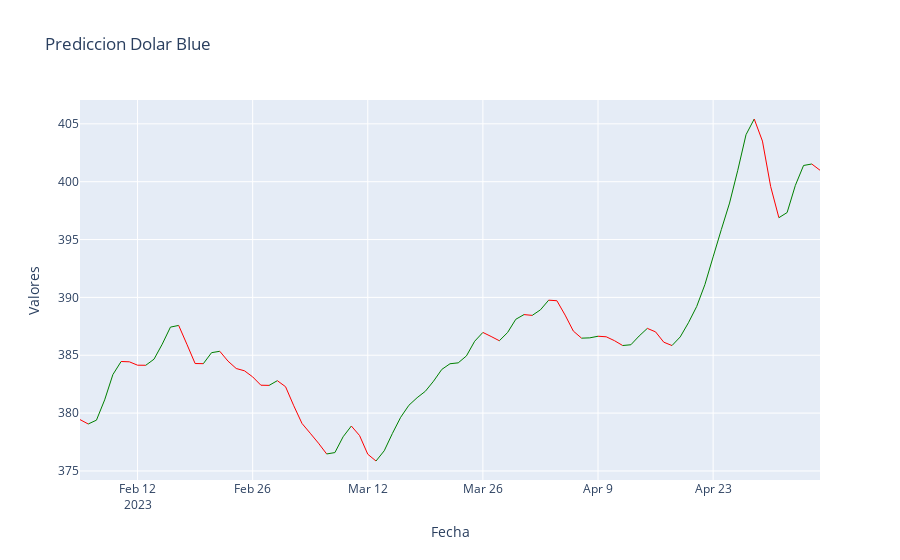

Notebook cell for this chart:
### Code cell
import plotly.graph_objs as go
import plotly.offline as pyo

data = []
for i in range(1, len(values_new)):
    if y[i] > y[i-1]:
        color = 'green'
    else:
        color = 'red'
    trace = go.Scatter(x=x[i-1:i+1], y=y[i-1:i+1], mode='lines', line=dict(color=color, width=1), showlegend=False)
    data.append(trace)

layout = go.Layout(title='Prediccion Dolar Blue', xaxis=dict(title='Fecha'), yaxis=dict(title='Valores'))
fig = go.Figure(data=data, layout=layout)
pyo.iplot(fig)

### Figure 1 — Plotly figure (JSON) as saved in the notebook; plotly's stock layout.template omitted (floating-point values rounded to 4 significant figures)
{"data": [{"line": {"color": "red", "width": 1}, "mode": "lines", "showlegend": false, "type": "scatter", "x": ["2023-02-05", "2023-02-06"], "y": [379.4, 379.1]}, {"line": {"color": "green", "width": 1}, "mode": "lines", "showlegend": false, "type": "scatter", "x": ["2023-02-06", "2023-02-07"], "y": [379.1, 379.4]}, {"line": {"color": "green", "width": 1}, "mode": "lines", "showlegend": false, "type": "scatter", "x": ["2023-02-07", "2023-02-08"], "y": [379.4, 381.1]}, {"line": {"color": "green", "width": 1}, "mode": "lines", "showlegend": false, "type": "scatter", "x": ["2023-02-08", "2023-02-09"], "y": [381.1, 383.3]}, {"line": {"color": "green", "width": 1}, "mode": "lines", "showlegend": false, "type": "scatter", "x": ["2023-02-09", "2023-02-10"], "y": [383.3, 384.5]}, {"line": {"color": "red", "width": 1}, "mode": "lines", "showlegend": false, "type": "scatter", "x": ["2023-02-10", "2023-02-11"], "y": [384.5, 384.4]}, {"line": {"color": "red", "width": 1}, "mode": "lines", "showlegend": false, "type": "scatter", "x": ["2023-02-11", "2023-02-12"], "y": [384.4, 384.1]}, {"line": {"color": "red", "width": 1}, "mode": "lines", "showlegend": false, "type": "scatter", "x": ["2023-02-12", "2023-02-13"], "y": [384.1, 384.1]}, {"line": {"color": "green", "width": 1}, "mode": "lines", "showlegend": false, "type": "scatter", "x": ["2023-02-13", "2023-02-14"], "y": [384.1, 384.7]}, {"line": {"color": "green", "width": 1}, "mode": "lines", "showlegend": false, "type": "scatter", "x": ["2023-02-14", "2023-02-15"], "y": [384.7, 386.0]}, {"line": {"color": "green", "width": 1}, "mode": "lines", "showlegend": false, "type": "scatter", "x": ["2023-02-15", "2023-02-16"], "y": [386.0, 387.4]}, {"line": {"color": "green", "width": 1}, "mode": "lines", "showlegend": false, "type": "scatter", "x": ["2023-02-16", "2023-02-17"], "y": [387.4, 387.6]}, {"line": {"color": "red", "width": 1}, "mode": "lines", "showlegend": false, "type": "scatter", "x": ["2023-02-17", "2023-02-18"], "y": [387.6, 386.0]}, {"line": {"color": "red", "width": 1}, "mode": "lines", "showlegend": false, "type": "scatter", "x": ["2023-02-18", "2023-02-19"], "y": [386.0, 384.3]}, {"line": {"color": "red", "width": 1}, "mode": "lines", "showlegend": false, "type": "scatter", "x": ["2023-02-19", "2023-02-20"], "y": [384.3, 384.3]}, {"line": {"color": "green", "width": 1}, "mode": "lines", "showlegend": false, "type": "scatter", "x": ["2023-02-20", "2023-02-21"], "y": [384.3, 385.2]}, {"line": {"color": "green", "width": 1}, "mode": "lines", "showlegend": false, "type": "scatter", "x": ["2023-02-21", "2023-02-22"], "y": [385.2, 385.3]}, {"line": {"color": "red", "width": 1}, "mode": "lines", "showlegend": false, "type": "scatter", "x": ["2023-02-22", "2023-02-23"], "y": [385.3, 384.5]}, {"line": {"color": "red", "width": 1}, "mode": "lines", "showlegend": false, "type": "scatter", "x": ["2023-02-23", "2023-02-24"], "y": [384.5, 383.9]}, {"line": {"color": "red", "width": 1}, "mode": "lines", "showlegend": false, "type": "scatter", "x": ["2023-02-24", "2023-02-25"], "y": [383.9, 383.7]}, {"line": {"color": "red", "width": 1}, "mode": "lines", "showlegend": false, "type": "scatter", "x": ["2023-02-25", "2023-02-26"], "y": [383.7, 383.1]}, {"line": {"color": "red", "width": 1}, "mode": "lines", "showlegend": false, "type": "scatter", "x": ["2023-02-26", "2023-02-27"], "y": [383.1, 382.4]}, {"line": {"color": "red", "width": 1}, "mode": "lines", "showlegend": false, "type": "scatter", "x": ["2023-02-27", "2023-02-28"], "y": [382.4, 382.4]}, {"line": {"color": "green", "width": 1}, "mode": "lines", "showlegend": false, "type": "scatter", "x": ["2023-02-28", "2023-03-01"], "y": [382.4, 382.8]}, {"line": {"color": "red", "width": 1}, "mode": "lines", "showlegend": false, "type": "scatter", "x": ["2023-03-01", "2023-03-02"], "y": [382.8, 382.3]}, {"line": {"color": "red", "width": 1}, "mode": "lines", "showlegend": false, "type": "scatter", "x": ["2023-03-02", "2023-03-03"], "y": [382.3, 380.6]}, {"line": {"color": "red", "width": 1}, "mode": "lines", "showlegend": false, "type": "scatter", "x": ["2023-03-03", "2023-03-04"], "y": [380.6, 379.1]}, {"line": {"color": "red", "width": 1}, "mode": "lines", "showlegend": false, "type": "scatter", "x": ["2023-03-04", "2023-03-05"], "y": [379.1, 378.3]}, {"line": {"color": "red", "width": 1}, "mode": "lines", "showlegend": false, "type": "scatter", "x": ["2023-03-05", "2023-03-06"], "y": [378.3, 377.4]}, {"line": {"color": "red", "width": 1}, "mode": "lines", "showlegend": false, "type": "scatter", "x": ["2023-03-06", "2023-03-07"], "y": [377.4, 376.5]}, {"line": {"color": "green", "width": 1}, "mode": "lines", "showlegend": false, "type": "scatter", "x": ["2023-03-07", "2023-03-08"], "y": [376.5, 376.6]}, {"line": {"color": "green", "width": 1}, "mode": "lines", "showlegend": false, "type": "scatter", "x": ["2023-03-08", "2023-03-09"], "y": [376.6, 378.0]}, {"line": {"color": "green", "width": 1}, "mode": "lines", "showlegend": false, "type": "scatter", "x": ["2023-03-09", "2023-03-10"], "y": [378.0, 378.9]}, {"line": {"color": "red", "width": 1}, "mode": "lines", "showlegend": false, "type": "scatter", "x": ["2023-03-10", "2023-03-11"], "y": [378.9, 378.1]}, {"line": {"color": "red", "width": 1}, "mode": "lines", "showlegend": false, "type": "scatter", "x": ["2023-03-11", "2023-03-12"], "y": [378.1, 376.4]}, {"line": {"color": "red", "width": 1}, "mode": "lines", "showlegend": false, "type": "scatter", "x": ["2023-03-12", "2023-03-13"], "y": [376.4, 375.9]}, {"line": {"color": "green", "width": 1}, "mode": "lines", "showlegend": false, "type": "scatter", "x": ["2023-03-13", "2023-03-14"], "y": [375.9, 376.7]}, {"line": {"color": "green", "width": 1}, "mode": "lines", "showlegend": false, "type": "scatter", "x": ["2023-03-14", "2023-03-15"], "y": [376.7, 378.2]}, {"line": {"color": "green", "width": 1}, "mode": "lines", "showlegend": false, "type": "scatter", "x": ["2023-03-15", "2023-03-16"], "y": [378.2, 379.6]}, {"line": {"color": "green", "width": 1}, "mode": "lines", "showlegend": false, "type": "scatter", "x": ["2023-03-16", "2023-03-17"], "y": [379.6, 380.7]}, {"line": {"color": "green", "width": 1}, "mode": "lines", "showlegend": false, "type": "scatter", "x": ["2023-03-17", "2023-03-18"], "y": [380.7, 381.3]}, {"line": {"color": "green", "width": 1}, "mode": "lines", "showlegend": false, "type": "scatter", "x": ["2023-03-18", "2023-03-19"], "y": [381.3, 381.9]}, {"line": {"color": "green", "width": 1}, "mode": "lines", "showlegend": false, "type": "scatter", "x": ["2023-03-19", "2023-03-20"], "y": [381.9, 382.8]}, {"line": {"color": "green", "width": 1}, "mode": "lines", "showlegend": false, "type": "scatter", "x": ["2023-03-20", "2023-03-21"], "y": [382.8, 383.8]}, {"line": {"color": "green", "width": 1}, "mode": "lines", "showlegend": false, "type": "scatter", "x": ["2023-03-21", "2023-03-22"], "y": [383.8, 384.3]}, {"line": {"color": "green", "width": 1}, "mode": "lines", "showlegend": false, "type": "scatter", "x": ["2023-03-22", "2023-03-23"], "y": [384.3, 384.3]}, {"line": {"color": "green", "width": 1}, "mode": "lines", "showlegend": false, "type": "scatter", "x": ["2023-03-23", "2023-03-24"], "y": [384.3, 384.9]}, {"line": {"color": "green", "width": 1}, "mode": "lines", "showlegend": false, "type": "scatter", "x": ["2023-03-24", "2023-03-25"], "y": [384.9, 386.2]}, {"line": {"color": "green", "width": 1}, "mode": "lines", "showlegend": false, "type": "scatter", "x": ["2023-03-25", "2023-03-26"], "y": [386.2, 387.0]}, {"line": {"color": "red", "width": 1}, "mode": "lines", "showlegend": false, "type": "scatter", "x": ["2023-03-26", "2023-03-27"], "y": [387.0, 386.6]}, {"line": {"color": "red", "width": 1}, "mode": "lines", "showlegend": false, "type": "scatter", "x": ["2023-03-27", "2023-03-28"], "y": [386.6, 386.3]}, {"line": {"color": "green", "width": 1}, "mode": "lines", "showlegend": false, "type": "scatter", "x": ["2023-03-28", "2023-03-29"], "y": [386.3, 387.0]}, {"line": {"color": "green", "width": 1}, "mode": "lines", "showlegend": false, "type": "scatter", "x": ["2023-03-29", "2023-03-30"], "y": [387.0, 388.1]}, {"line": {"color": "green", "width": 1}, "mode": "lines", "showlegend": false, "type": "scatter", "x": ["2023-03-30", "2023-03-31"], "y": [388.1, 388.5]}, {"line": {"color": "red", "width": 1}, "mode": "lines", "showlegend": false, "type": "scatter", "x": ["2023-03-31", "2023-04-01"], "y": [388.5, 388.4]}, {"line": {"color": "green", "width": 1}, "mode": "lines", "showlegend": false, "type": "scatter", "x": ["2023-04-01", "2023-04-02"], "y": [388.4, 388.9]}, {"line": {"color": "green", "width": 1}, "mode": "lines", "showlegend": false, "type": "scatter", "x": ["2023-04-02", "2023-04-03"], "y": [388.9, 389.8]}, {"line": {"color": "red", "width": 1}, "mode": "lines", "showlegend": false, "type": "scatter", "x": ["2023-04-03", "2023-04-04"], "y": [389.8, 389.7]}, {"line": {"color": "red", "width": 1}, "mode": "lines", "showlegend": false, "type": "scatter", "x": ["2023-04-04", "2023-04-05"], "y": [389.7, 388.5]}, {"line": {"color": "red", "width": 1}, "mode": "lines", "showlegend": false, "type": "scatter", "x": ["2023-04-05", "2023-04-06"], "y": [388.5, 387.1]}, {"line": {"color": "red", "width": 1}, "mode": "lines", "showlegend": false, "type": "scatter", "x": ["2023-04-06", "2023-04-07"], "y": [387.1, 386.5]}, {"line": {"color": "green", "width": 1}, "mode": "lines", "showlegend": false, "type": "scatter", "x": ["2023-04-07", "2023-04-08"], "y": [386.5, 386.5]}, {"line": {"color": "green", "width": 1}, "mode": "lines", "showlegend": false, "type": "scatter", "x": ["2023-04-08", "2023-04-09"], "y": [386.5, 386.6]}, {"line": {"color": "red", "width": 1}, "mode": "lines", "showlegend": false, "type": "scatter", "x": ["2023-04-09", "2023-04-10"], "y": [386.6, 386.6]}, {"line": {"color": "red", "width": 1}, "mode": "lines", "showlegend": false, "type": "scatter", "x": ["2023-04-10", "2023-04-11"], "y": [386.6, 386.3]}, {"line": {"color": "red", "width": 1}, "mode": "lines", "showlegend": false, "type": "scatter", "x": ["2023-04-11", "2023-04-12"], "y": [386.3, 385.8]}, {"line": {"color": "green", "width": 1}, "mode": "lines", "showlegend": false, "type": "scatter", "x": ["2023-04-12", "2023-04-13"], "y": [385.8, 385.9]}, {"line": {"color": "green", "width": 1}, "mode": "lines", "showlegend": false, "type": "scatter", "x": ["2023-04-13", "2023-04-14"], "y": [385.9, 386.7]}, {"line": {"color": "green", "width": 1}, "mode": "lines", "showlegend": false, "type": "scatter", "x": ["2023-04-14", "2023-04-15"], "y": [386.7, 387.3]}, {"line": {"color": "red", "width": 1}, "mode": "lines", "showlegend": false, "type": "scatter", "x": ["2023-04-15", "2023-04-16"], "y": [387.3, 387.0]}, {"line": {"color": "red", "width": 1}, "mode": "lines", "showlegend": false, "type": "scatter", "x": ["2023-04-16", "2023-04-17"], "y": [387.0, 386.1]}, {"line": {"color": "red", "width": 1}, "mode": "lines", "showlegend": false, "type": "scatter", "x": ["2023-04-17", "2023-04-18"], "y": [386.1, 385.8]}, {"line": {"color": "green", "width": 1}, "mode": "lines", "showlegend": false, "type": "scatter", "x": ["2023-04-18", "2023-04-19"], "y": [385.8, 386.6]}, {"line": {"color": "green", "width": 1}, "mode": "lines", "showlegend": false, "type": "scatter", "x": ["2023-04-19", "2023-04-20"], "y": [386.6, 387.8]}, {"line": {"color": "green", "width": 1}, "mode": "lines", "showlegend": false, "type": "scatter", "x": ["2023-04-20", "2023-04-21"], "y": [387.8, 389.2]}, {"line": {"color": "green", "width": 1}, "mode": "lines", "showlegend": false, "type": "scatter", "x": ["2023-04-21", "2023-04-22"], "y": [389.2, 391.1]}, {"line": {"color": "green", "width": 1}, "mode": "lines", "showlegend": false, "type": "scatter", "x": ["2023-04-22", "2023-04-23"], "y": [391.1, 393.5]}, {"line": {"color": "green", "width": 1}, "mode": "lines", "showlegend": false, "type": "scatter", "x": ["2023-04-23", "2023-04-24"], "y": [393.5, 395.9]}, {"line": {"color": "green", "width": 1}, "mode": "lines", "showlegend": false, "type": "scatter", "x": ["2023-04-24", "2023-04-25"], "y": [395.9, 398.2]}, {"line": {"color": "green", "width": 1}, "mode": "lines", "showlegend": false, "type": "scatter", "x": ["2023-04-25", "2023-04-26"], "y": [398.2, 401.0]}, {"line": {"color": "green", "width": 1}, "mode": "lines", "showlegend": false, "type": "scatter", "x": ["2023-04-26", "2023-04-27"], "y": [401.0, 404.1]}, {"line": {"color": "green", "width": 1}, "mode": "lines", "showlegend": false, "type": "scatter", "x": ["2023-04-27", "2023-04-28"], "y": [404.1, 405.4]}, {"line": {"color": "red", "width": 1}, "mode": "lines", "showlegend": false, "type": "scatter", "x": ["2023-04-28", "2023-04-29"], "y": [405.4, 403.5]}, {"line": {"color": "red", "width": 1}, "mode": "lines", "showlegend": false, "type": "scatter", "x": ["2023-04-29", "2023-04-30"], "y": [403.5, 399.6]}, {"line": {"color": "red", "width": 1}, "mode": "lines", "showlegend": false, "type": "scatter", "x": ["2023-04-30", "2023-05-01"], "y": [399.6, 396.9]}, {"line": {"color": "green", "width": 1}, "mode": "lines", "showlegend": false, "type": "scatter", "x": ["2023-05-01", "2023-05-02"], "y": [396.9, 397.3]}, {"line": {"color": "green", "width": 1}, "mode": "lines", "showlegend": false, "type": "scatter", "x": ["2023-05-02", "2023-05-03"], "y": [397.3, 399.7]}, {"line": {"color": "green", "width": 1}, "mode": "lines", "showlegend": false, "type": "scatter", "x": ["2023-05-03", "2023-05-04"], "y": [399.7, 401.4]}, {"line": {"color": "green", "width": 1}, "mode": "lines", "showlegend": false, "type": "scatter", "x": ["2023-05-04", "2023-05-05"], "y": [401.4, 401.5]}, {"line": {"color": "red", "width": 1}, "mode": "lines", "showlegend": false, "type": "scatter", "x": ["2023-05-05", "2023-05-06"], "y": [401.5, 401.0]}], "layout": {"title": {"text": "Prediccion Dolar Blue"}, "xaxis": {"title": {"text": "Fecha"}}, "yaxis": {"title": {"text": "Valores"}}}}
